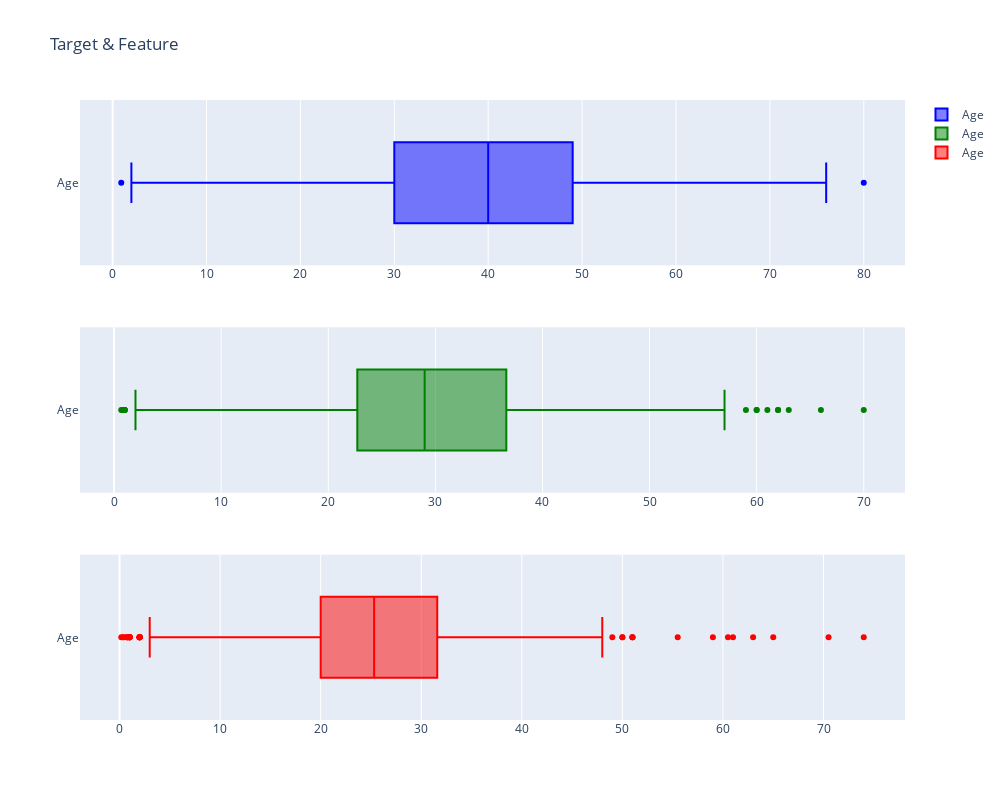

The notebook cell this image was saved under:
### Markdown cell above
#### Use the most appropriate plot to display the summary statistics of `Age` depending on `Pclass`.

### Code cell
# your code here
fig = make_subplots(rows=3, cols=1)

fig.add_trace(go.Box(x = df_titanic_numerical[df_titanic_numerical['Pclass'] == 1]['Age'], name='Age', marker=dict(color='blue')), row=1, col=1)
fig.add_trace(go.Box(x = df_titanic_numerical[df_titanic_numerical['Pclass'] == 2]['Age'], name='Age', marker=dict(color='green')), row=2, col=1)
fig.add_trace(go.Box(x = df_titanic_numerical[df_titanic_numerical['Pclass'] == 3]['Age'], name='Age', marker=dict(color='red')), row=3, col=1)

# Adjust the height, width, and title of the layout
fig.update_layout(height=800, width=1000, title_text="Target & Feature")
fig.show()

### Figure 1 — Plotly figure (JSON) as saved in the notebook; plotly's stock layout.template omitted (floating-point values rounded to 4 significant figures; data arrays with more than 128 entries replaced by an {"elided": "..."} marker saying what was removed)
{"data": [{"marker": {"color": "blue"}, "name": "Age", "type": "box", "x": {"elided": "323 float values"}, "xaxis": "x", "yaxis": "y"}, {"marker": {"color": "green"}, "name": "Age", "type": "box", "x": {"elided": "277 float values"}, "xaxis": "x2", "yaxis": "y2"}, {"marker": {"color": "red"}, "name": "Age", "type": "box", "x": {"elided": "709 float values"}, "xaxis": "x3", "yaxis": "y3"}], "layout": {"height": 800, "title": {"text": "Target & Feature"}, "width": 1000, "xaxis": {"anchor": "y", "domain": [0, 1]}, "xaxis2": {"anchor": "y2", "domain": [0, 1]}, "xaxis3": {"anchor": "y3", "domain": [0, 1]}, "yaxis": {"anchor": "x", "domain": [0.7333, 1]}, "yaxis2": {"anchor": "x2", "domain": [0.3667, 0.6333]}, "yaxis3": {"anchor": "x3", "domain": [0, 0.2667]}}}
